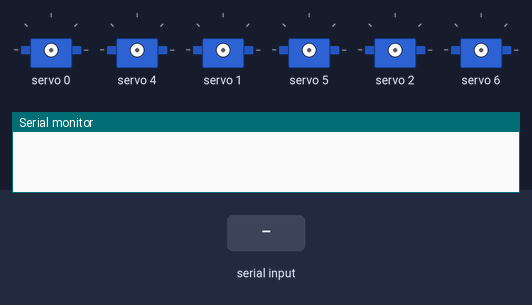
Recording of a program running on a simulated ESP32-C6. Parts: 6 × servo, the last lines printed to the serial monitor. The test bench sets the inputs (shaded band).

Above: at 0.0 s.
At 5.9 s:
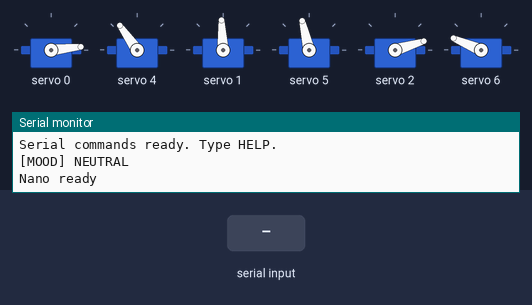
6.0 s: "1" received over Serial
At 30.58 s:
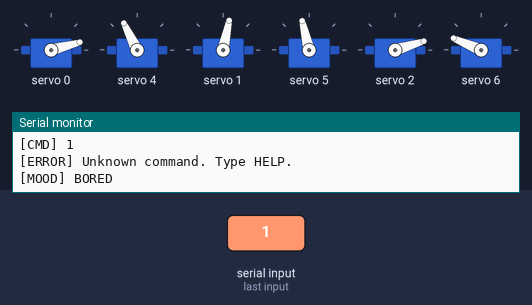
Timing chart, 0 to 31.1 s (numbered marks = the images above; inputs shaded):
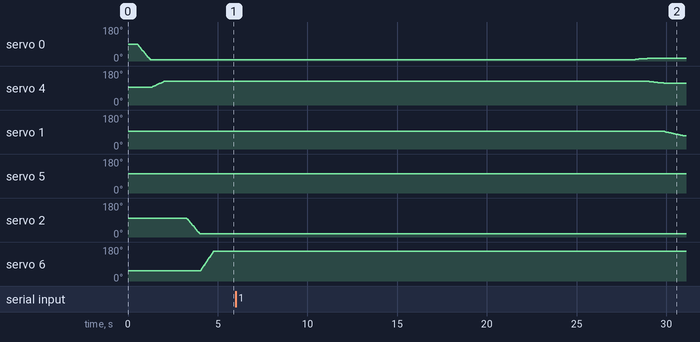

The program:

main.cpp
```cpp
#include <Arduino.h>

#include "Servos.h"
#include "Motion.h"
#include "Animations.h"
// #include "Eyes.h"
#include "Mood.h"
#include"SerialCommands.h"
#include "Behaviour.h"
#include "Sensors.h"

void setup() {
  Serial.begin(115200);
  delay(500);

  // eyesInit();
  servoInit();
  sensorsInit();

  moodInit();
  behaviourInit();
  poseSit();
  serialCommandsInit();

  setMood(MOOD_NEUTRAL);

  Serial.println("Nano ready");
}

void loop() {
  sensorsUpdate();
  serialCommandsUpdate();
  behaviourUpdate();
  moodUpdate();
  updateSleepTimer();
}
```

Globals.h
```cpp
#pragma once

#include <Arduino.h>
#include <Adafruit_PWMServoDriver.h>
#include "Config.h"

extern Adafruit_PWMServoDriver pwmLower;
// extern Adafruit_PWMServoDriver pwmUpper;

extern int servoMin[16];
extern int servoMax[16];
extern int neutralAngles[16];

extern bool autonomousMode;
extern bool animationActive;
extern bool oneShotActive;
extern bool isSitting;
extern bool isStanding;

extern String currentMood;
extern String currentAnimation;

extern int energyLevel;
extern int boredStretchCount;

extern unsigned long lastInteractionTime;
extern unsigned long lastStandTime;
extern unsigned long lastKevinSeen;
extern unsigned long lastKevinGreeting;

extern bool hasSeenKevinSinceBoot;

extern bool noFaceActive;
// extern bool noFaceJustLooked;
extern int noFaceCycle;
extern unsigned long noFaceStart;

// extern int lastKnownHeadPos;
```

Globals.cpp
```cpp
#include "Globals.h"

Adafruit_PWMServoDriver pwmLower = Adafruit_PWMServoDriver(LOWER_PCA_ADDR);
// Adafruit_PWMServoDriver pwmUpper = Adafruit_PWMServoDriver(UPPER_PCA_ADDR);

int servoMin[16];
int servoMax[16];
int neutralAngles[16];

bool autonomousMode = false;
bool animationActive = false;
bool oneShotActive = false;
bool isSitting = false;
bool isStanding = false;

String currentMood = "NEUTRAL";
String currentAnimation = "";

int energyLevel = 50;
int boredStretchCount = 0;

unsigned long lastInteractionTime = 0;
unsigned long lastStandTime = 0;
unsigned long lastKevinSeen = 0;
unsigned long lastKevinGreeting = 0;

// bool hasSeenKevinSinceBoot = false;

bool noFaceActive = false;
// bool noFaceJustLooked = false;
int noFaceCycle = 0;
unsigned long noFaceStart = 0;

// int lastKnownHeadPos = neutral_head_yaw;
```

Config.h
```cpp
#pragma once

#include <Arduino.h>

// =====================
// I2C pins
// =====================
constexpr uint8_t I2C_SDA = D4;
constexpr uint8_t I2C_SCL = D5;

// =====================
// PCA9685 servo settings
// =====================
constexpr uint8_t LOWER_PCA_ADDR = 0x40;
// constexpr uint8_t UPPER_PCA_ADDR = 0x41;
constexpr int SERVO_FREQ = 50;
constexpr int minPulse = 500;
constexpr int maxPulse = 2500;

// =====================
// Servo channels
// =====================
constexpr int L_HIP_PITCH = 0;
constexpr int L_HIP_ROLL  = 1;
constexpr int L_KNEE      = 2;

constexpr int R_HIP_PITCH = 4;
constexpr int R_HIP_ROLL  = 5;
constexpr int R_KNEE      = 6;

// constexpr int HEAD_PITCH = 14;
// constexpr int HEAD_YAW   = 15;

// =====================
// Left leg angles
// =====================
constexpr int neutral_L_hip_pitch = 90;  // standing
constexpr int L_pitch_forward = 10;      // sitting
constexpr int L_pitch_back = 120;

constexpr int neutral_L_hip_roll = 90;   // standing
constexpr int L_roll_left = 105;         // inwards/towards body
constexpr int L_roll_right = 70;         // outwards/away from body

constexpr int neutral_L_knee = 100;      // standing
constexpr int L_knee_up = 20;            // sitting/up

// =====================
// Right leg angles
// =====================
constexpr int neutral_R_hip_pitch = 90;  // standing
constexpr int R_pitch_forward = 120;     // sitting
constexpr int R_pitch_back = 10;

constexpr int neutral_R_hip_roll = 100;  // standing
constexpr int R_roll_left = 130;         // inwards/towards body
constexpr int R_roll_right = 80;         // outwards/away from body

constexpr int neutral_R_knee = 50;       // standing
constexpr int R_knee_up = 150;           // sitting/up

// =====================
// Head angles
// =====================
// constexpr int neutral_head_yaw = 90;
// constexpr int head_left = 45;
// constexpr int head_right = 135;

// constexpr int neutral_head_pitch = 90;
// constexpr int head_up = 60;
// constexpr int head_down = 120;

// =====================
// Sensors
// =====================
constexpr int RIGHT_KNEE_FLEX_PIN = A0;
constexpr int LEFT_KNEE_FLEX_PIN = A2;
```
